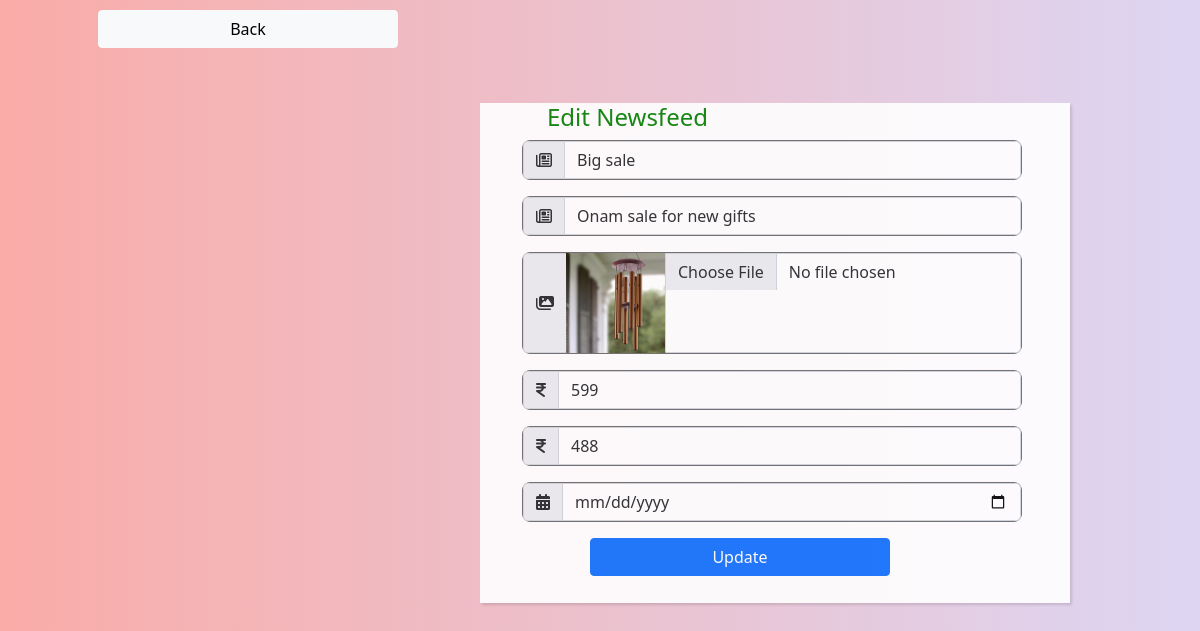
/main_app/newsfeededit/5, run on the app's committed database.
### main_app/models.py (models this page shows, shortened)
class newsfeedmodel(models.Model):
    heading=models.CharField(max_length=100)
    content=models.CharField(max_length=400)
    image=models.FileField(upload_to='main_app/static')
    rate=models.IntegerField()
    discount=models.IntegerField()
    date=models.DateField(auto_now_add=True)

### main_app/views.py (the view, shortened to what this page needs)
# urls.py: path('newsfeededit/<int:id>',newsfeededit),
def newsfeededit(request,id):
    a=newsfeedmodel.objects.get(id=id)
    img=str(a.image).split('/')[-1]
    return render(request,'editadminnewsfeed.html',{'a':a,'img':img})

### main_app/templates/editadminnewsfeed.html (shortened to what this page needs)
<!DOCTYPE html>
{% load static %}
<html lang="en">
<head>
    <link href="https://cdn.jsdelivr.net/npm/bootstrap@5.0.2/dist/css/bootstrap.min.css" rel="stylesheet">
</head>
<body>
<div>
    <a href="http://127.0.0.1:8000/main_app/adminprofile/" class="btn btn-light" style="margin-top:10px;">Back</a>
</div>
<div class="ed">
    <div class="container">
        <div class="row">
            <div class="col-6">
                 <h4>Edit Newsfeed</h4>
                <form method="post" enctype="multipart/form-data">{% csrf_token %}
                        <div class="input-group mb-3">
                          <span class="input-group-text" id="basic-addon1"><i class="fa-regular fa-newspaper"></i></span>
                          <input type="text" name="heading" class="form-control" placeholder="pdtonename" value="{{a.heading}}" aria-label="pdtonename" aria-describedby="basic-addon1">
                        </div>
                         <div class="input-group mb-3">
                          <span class="input-group-text" id="basic-addon1"><i class="fa-regular fa-newspaper"></i></span>
                          <input type="text" name="content" class="form-control" placeholder="pdtonename" value="{{a.content}}" aria-label="pdtonename" aria-describedby="basic-addon1">
                        </div>
                         <div class="input-group mb-3">
                            <span class="input-group-text" id="basic-addon1"><i class="fa-solid fa-images"></i></span>
                             <img src="{% static img %}" height="100px" width="100px;">
                            <input type="file" name="image" class="form-control" placeholder="" value="{{a.image}}" aria-label="pdtoneimage" aria-describedby="basic-addon1">
                        </div>
                        <div class="input-group mb-3">
                            <span class="input-group-text" id="basic-addon1"><i class="fa-solid fa-indian-rupee-sign"></i></span>
                            <input type="number" name="rate" class="form-control" placeholder="pdtonequan" value="{{a.rate}}" aria-label="pdtonequan" aria-describedby="basic-addon1">
                        </div>
                        <div class="input-group mb-3">
                            <span class="input-group-text" id="basic-addon1"><i class="fa-solid fa-indian-rupee-sign"></i></span>
                            <input type="text" name="discount" class="form-control" placeholder="pdtfeaone" value="{{a.discount}}" aria-label="pdtfeaone" aria-describedby="basic-addon1">
                        </div>
                        <div class="input-group mb-3">
                            <span class="input-group-text" id="basic-addon1"><i class="fa-solid fa-calendar-days"></i></span>
                            <input type="date" name="date" class="form-control" placeholder="pdtdateone" value="{{a.date}}" aria-label="pdtdateone" aria-describedby="basic-addon1">
                        </div>
                        <button type="submit" class="btn btn-primary">Update</button>
                </form>
            </div>
        </div>
    </div>
</div>
</body>
</html>

### main_app/templates/editadminnewsfeed.html (style rules this page uses)
* { padding:0px; margin:0px; box:border-box; }
body { background-color: #FAACA8; background-image: linear-gradient(90deg, #FAACA8 0%, #DDD6F3 100%); }
.ed { height:500px; width:590px; margin-left:480px; background-color:white; margin-top:55px; opacity:0.9; box-shadow: rgba(0, 0, 0, 0.15) 1.95px 1.95px 2.6px; }
.btn { width:300px; margin-left:98px; }
.input-group { width:500px; border:1px solid dimgrey; border-radius:8px; margin-left:30px; }
h4 { text-align:center; color:green; }
form { width:550px; }

### data on the page
newsfeedmodel: heading "Big sale", content "Onam sale for new gifts", rate "599", discount "488"
